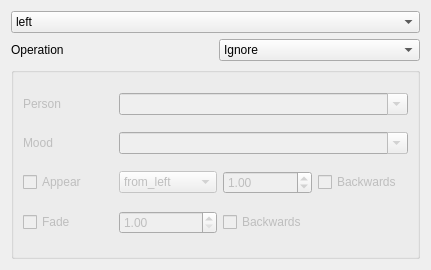
<?xml version="1.0" encoding="UTF-8"?>
<ui version="4.0">
 <class>PersonEditor</class>
 <widget class="QDialog" name="PersonEditor">
  <property name="geometry">
   <rect>
    <x>0</x>
    <y>0</y>
    <width>431</width>
    <height>270</height>
   </rect>
  </property>
  <property name="windowTitle">
   <string>Dialog</string>
  </property>
  <layout class="QGridLayout" name="gridLayout_2">
   <item row="1" column="0">
    <widget class="QLabel" name="label">
     <property name="text">
      <string>Operation</string>
     </property>
    </widget>
   </item>
   <item row="1" column="1">
    <widget class="QComboBox" name="operation">
     <item>
      <property name="text">
       <string>Ignore</string>
      </property>
     </item>
     <item>
      <property name="text">
       <string>Show</string>
      </property>
     </item>
     <item>
      <property name="text">
       <string>Hide</string>
      </property>
     </item>
    </widget>
   </item>
   <item row="2" column="0" colspan="2">
    <widget class="QGroupBox" name="person_box">
     <property name="enabled">
      <bool>false</bool>
     </property>
     <property name="title">
      <string/>
     </property>
     <property name="checkable">
      <bool>false</bool>
     </property>
     <layout class="QGridLayout" name="gridLayout">
      <item row="6" column="1">
       <widget class="QDoubleSpinBox" name="fade_time">
        <property name="minimum">
         <double>1.000000000000000</double>
        </property>
        <property name="singleStep">
         <double>0.100000000000000</double>
        </property>
       </widget>
      </item>
      <item row="3" column="1" colspan="3">
       <widget class="QComboBox" name="person">
        <property name="editable">
         <bool>true</bool>
        </property>
       </widget>
      </item>
      <item row="5" column="1">
       <widget class="QComboBox" name="appear_combobox">
        <property name="enabled">
         <bool>false</bool>
        </property>
        <item>
         <property name="text">
          <string>from_left</string>
         </property>
        </item>
        <item>
         <property name="text">
          <string>from_right</string>
         </property>
        </item>
        <item>
         <property name="text">
          <string>from_top</string>
         </property>
        </item>
        <item>
         <property name="text">
          <string>from_bottom</string>
         </property>
        </item>
       </widget>
      </item>
      <item row="5" column="3">
       <widget class="QCheckBox" name="appear_backwards">
        <property name="text">
         <string>Backwards</string>
        </property>
       </widget>
      </item>
      <item row="3" column="0">
       <widget class="QLabel" name="label_2">
        <property name="text">
         <string>Person</string>
        </property>
       </widget>
      </item>
      <item row="4" column="1" colspan="3">
       <widget class="QComboBox" name="mood">
        <property name="editable">
         <bool>true</bool>
        </property>
       </widget>
      </item>
      <item row="5" column="2">
       <widget class="QDoubleSpinBox" name="appear_time">
        <property name="minimum">
         <double>0.100000000000000</double>
        </property>
        <property name="singleStep">
         <double>0.100000000000000</double>
        </property>
        <property name="value">
         <double>1.000000000000000</double>
        </property>
       </widget>
      </item>
      <item row="6" column="0">
       <widget class="QCheckBox" name="fade_checkbox">
        <property name="text">
         <string>Fade</string>
        </property>
       </widget>
      </item>
      <item row="4" column="0">
       <widget class="QLabel" name="label_3">
        <property name="text">
         <string>Mood</string>
        </property>
       </widget>
      </item>
      <item row="5" column="0">
       <widget class="QCheckBox" name="appear_checkbox">
        <property name="text">
         <string>Appear</string>
        </property>
       </widget>
      </item>
      <item row="6" column="2">
       <widget class="QCheckBox" name="fade_backwards">
        <property name="text">
         <string>Backwards</string>
        </property>
       </widget>
      </item>
     </layout>
    </widget>
   </item>
   <item row="0" column="0" colspan="2">
    <widget class="QComboBox" name="comboBox_4">
     <item>
      <property name="text">
       <string>left</string>
      </property>
     </item>
     <item>
      <property name="text">
       <string>middle-left</string>
      </property>
     </item>
     <item>
      <property name="text">
       <string>middle</string>
      </property>
     </item>
     <item>
      <property name="text">
       <string>middle-right</string>
      </property>
     </item>
     <item>
      <property name="text">
       <string>right</string>
      </property>
     </item>
    </widget>
   </item>
  </layout>
 </widget>
 <resources/>
 <connections/>
</ui>
